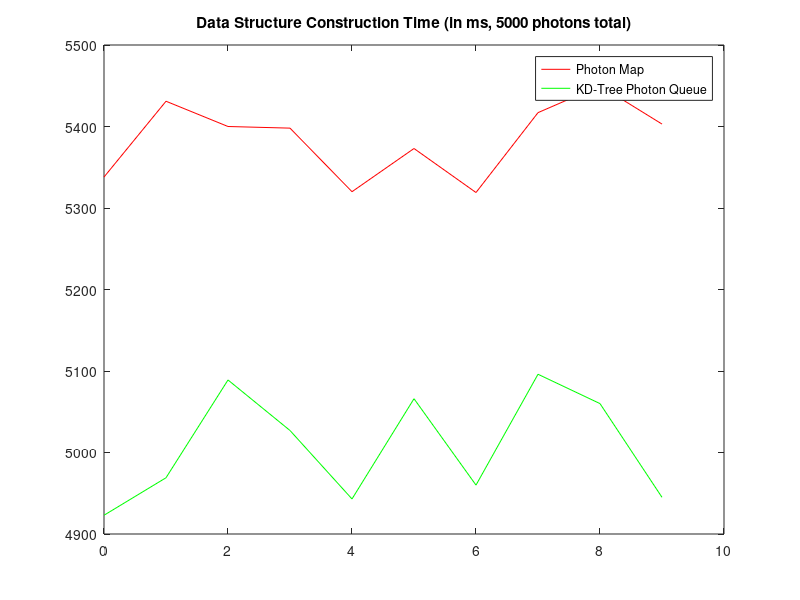
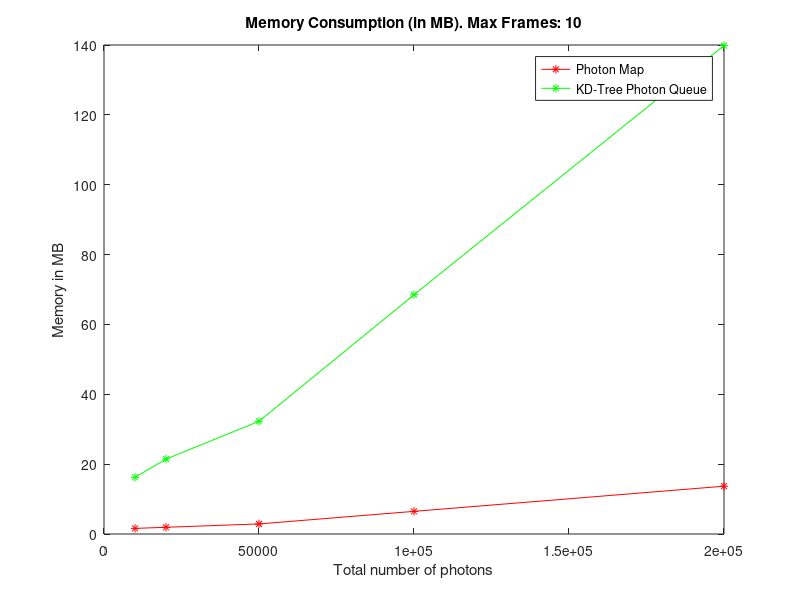
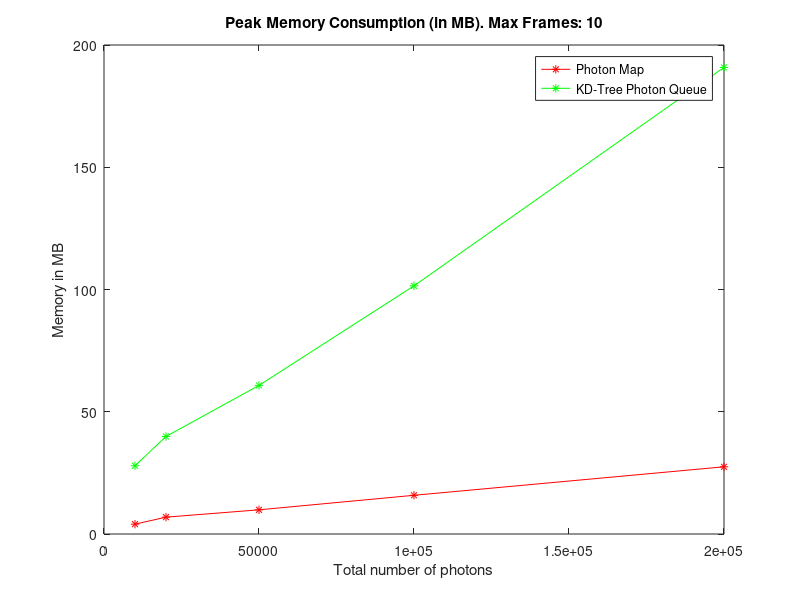
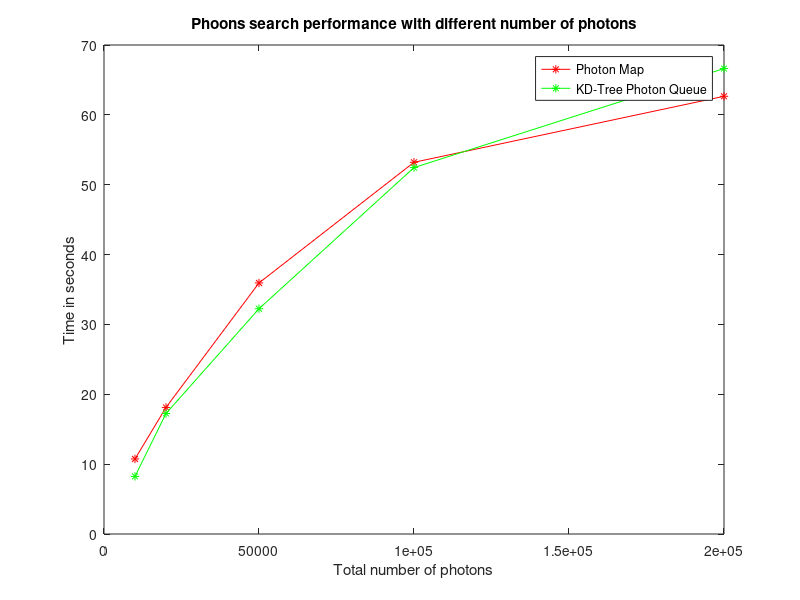

The MATLAB source for these figures, in order:
% Data structure construction time 

figure(1) 

% X-Axis Frames 
x=[0 1 2 3 4 5 6 7 8 9]; 

% Y-Axis Construction Time

% Photon Mapping
y=[5338 5431 5400 5398 5320 5373 5319 5417 5450 5403];

% New approach 
y2=[4923 4969 5089 5027 4943 5066 4960 5096 5060 4945]

plot(x, y, 'r');hold;plot(x, y2, 'g'); 

legend('Photon Map','KD-Tree Photon Queue')

title('Data Structure Construction Time (in ms, 5000 photons total)')

hold on

%%%%%%%%%%%%%%%%%%%%%%%%%%%%%%%%%%%%%%%%%%%%%%%%%%%%%%%%%%%%%%%%%%%%%%%%%%
% Memory consumption 

figure(2)

% X-Axis: Number of photons 
x=[10000, 20000, 50000, 100000, 200000];

% Y-Axis: MB
y1 = [1.606, 1.925, 2.884, 6.485, 13.684];

y2 = [16.221, 21.4425, 32.27, 68.5, 139.84]; 

plot(x, y1, '-*r');hold;plot(x, y2, '-*g'); 

legend('Photon Map','KD-Tree Photon Queue')
xlabel('Total number of photons'); 
ylabel('Memory in MB'); 

title('Memory Consumption (in MB). Max Frames: 10')

hold on 

%%%%%%%%%%%%%%%%%%%%%%%%%%%%%%%%%%%%%%%%%%%%%%%%%%%%%%%%%%%%%%%%%%%%%%%%%%
% Memory consumption in construction 

figure(3)

% X-Axis: Number of photons 
x=[10000, 20000, 50000, 100000, 200000];

% Y-Axis: MB
y1 = [4.028, 6.894, 9.891, 15.835, 27.490];

y2 = [27.916, 39.894, 60.782, 101.5, 190.831]; 

plot(x, y1, '-*r');hold;plot(x, y2, '-*g'); 

legend('Photon Map','KD-Tree Photon Queue')
xlabel('Total number of photons'); 
ylabel('Memory in MB'); 

title('Peak Memory Consumption (in MB). Max Frames: 10')

hold on 

%%%%%%%%%%%%%%%%%%%%%%%%%%%%%%%%%%%%%%%%%%%%%%%%%%%%%%%%%%%%%%%%%%%%%%%%%%
% Photon search with different number of photons 

figure(4)

% X-Axis: Number of photons 
x=[10000, 20000, 50000, 100000, 200000];

% Y-Axis: MB
y1 = [10.745, 18.118, 35.939, 53.210, 62.660];

y2 = [8.247, 17.252, 32.247, 52.453, 66.629]; 

plot(x, y1, '-*r');hold;plot(x, y2, '-*g'); 

legend('Photon Map','KD-Tree Photon Queue')
xlabel('Total number of photons'); 
ylabel('Time in seconds'); 

title('Phoons search performance with different number of photons')

hold on 
